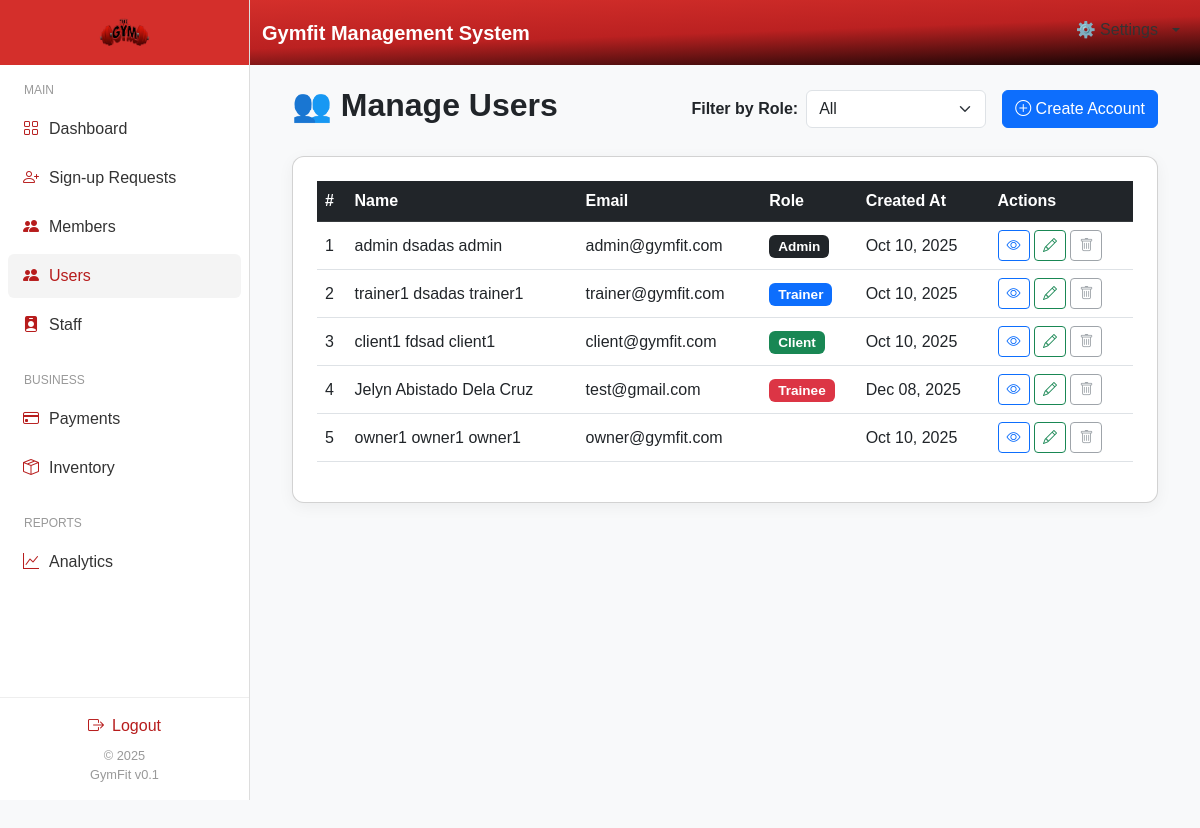
/dashboard/admin/users.php, run on the app's committed database.
### tables this page shows
CREATE TABLE `users` (
  `id` int(11) NOT NULL,
  `firstName` varchar(255) NOT NULL,
  `middleName` varchar(255) NOT NULL,
  `lastName` varchar(255) NOT NULL,
  `username` varchar(100) NOT NULL,
  `email` varchar(150) DEFAULT NULL,
  `contact` int(25) NOT NULL,
  `password` varchar(255) NOT NULL,
  `role` enum('admin','trainer','trainor','client','trainee','owner') NOT NULL DEFAULT 'client',
  `full_name` varchar(150) DEFAULT NULL,
  `avatar` varchar(255) DEFAULT NULL,
  `idImage` varchar(255) NOT NULL,
  `status` enum('active','inactive') DEFAULT 'active',
  `created_at` timestamp NOT NULL DEFAULT current_timestamp(),
  `active_status` enum('online','offline','busy') DEFAULT 'offline'
);

### dashboard/admin/users.php (the view, shortened to what this page needs)
<?php
include '../../db_connect.php';
$roleFilter = isset($_GET['role']) && $_GET['role'] !== 'all' ? $_GET['role'] : 'all';
try {
    if ($roleFilter === 'all') {
        $stmt = $conn->query("SELECT * FROM users ORDER BY role, lastName ASC");
    } else {
        $stmt = $conn->prepare("SELECT * FROM users WHERE role = ? ORDER BY lastName ASC");
        $stmt->bind_param("s", $roleFilter);
        $stmt->execute();
        $result = $stmt->get_result();
    }
    $users = $roleFilter === 'all' ? $stmt->fetch_all(MYSQLI_ASSOC) : $result->fetch_all(MYSQLI_ASSOC);
} catch (Exception $e) {
    die("Error: " . $e->getMessage());
}
?>
<!DOCTYPE html>
<html lang="en">
<head>
<link href="https://cdn.jsdelivr.net/npm/bootstrap@5.3.0/dist/css/bootstrap.min.css" rel="stylesheet">
<link href="https://cdn.jsdelivr.net/npm/bootstrap-icons@1.10.5/font/bootstrap-icons.css" rel="stylesheet">
</head>
<body>
<?php include 'includes/navbar.php'; ?>
<?php include 'includes/sidebar.php'; ?>
<div class="main-content">
  <div class="container-fluid">
    <div class="d-flex justify-content-between align-items-center mb-4">
      <h2 class="fw-bold">👥 Manage Users</h2>
      <div class="d-flex align-items-center gap-3">
        <form method="GET" class="d-flex align-items-center">
          <label class="me-2 fw-semibold">Filter by Role:</label>
          <select name="role" class="form-select" style="width:180px;" onchange="this.form.submit()">
            <option value="all" <?= $roleFilter === 'all' ? 'selected' : '' ?>>All</option>
          </select>
        </form>
        <button class="btn btn-primary" data-bs-toggle="modal" data-bs-target="#createUserModal">
          <i class="bi bi-plus-circle"></i> Create Account
        </button>
      </div>
    </div>
    <div class="card p-4">
      <?php if (empty($users)): ?>
        <p class="text-center text-muted py-5 mb-0">No users found for this role.</p>
      <?php else: ?>
      <div class="table-responsive">
        <table class="table table-hover align-middle">
          <thead class="table-dark">
            <tr>
              <th>#</th>
              <th>Name</th>
              <th>Email</th>
              <th>Role</th>
              <th>Created At</th>
              <th>Actions</th>
            </tr>
          </thead>
          <tbody>
            <?php $i = 1; foreach ($users as $user): ?>
            <tr>
              <td><?= $i++ ?></td>
              <td><?= htmlspecialchars(trim($user['firstName'].' '.$user['middleName'].' '.$user['lastName'])) ?></td>
              <td><?= htmlspecialchars($user['email']) ?></td>
              <td><span class="badge role-badge <?= htmlspecialchars($user['role']) ?>"><?= htmlspecialchars($user['role']) ?></span></td>
              <td><?= date("M d, Y", strtotime($user['created_at'] ?? 'now')) ?></td>
              <td>
                <button class="btn btn-sm btn-outline-primary viewBtn"
                  data-bs-toggle="modal" data-bs-target="#viewUserModal"
                  data-id="<?= $user['id'] ?>"
                  data-firstname="<?= htmlspecialchars($user['firstName']) ?>"
                  data-middlename="<?= htmlspecialchars($user['middleName']) ?>"
                  data-lastname="<?= htmlspecialchars($user['lastName']) ?>"
                  data-username="<?= htmlspecialchars($user['username']) ?>"
                  data-email="<?= htmlspecialchars($user['email']) ?>"
                  data-contact="<?= htmlspecialchars($user['contact']) ?>"
                  data-role="<?= htmlspecialchars($user['role']) ?>"
                  data-status="<?= htmlspecialchars($user['status']) ?>"
                  data-avatar="<?= htmlspecialchars($user['avatar']) ?>"
                  data-idimage="<?= htmlspecialchars($user['idImage']) ?>"
                  data-created="<?= $user['created_at'] ?>"
                >
                  <i class="bi bi-eye"></i>
                </button>
                <button class="btn btn-sm btn-outline-success editBtn"
                  data-bs-toggle="modal" data-bs-target="#editUserModal"
                  data-id="<?= $user['id'] ?>"
                  data-firstname="<?= htmlspecialchars($user['firstName']) ?>"
                  data-middlename="<?= htmlspecialchars($user['middleName']) ?>"
                  data-lastname="<?= htmlspecialchars($user['lastName']) ?>"
                  data-username="<?= htmlspecialchars($user['username']) ?>"
                  data-email="<?= htmlspecialchars($user['email']) ?>"
                  data-contact="<?= htmlspecialchars($user['contact']) ?>"
                  data-role="<?= htmlspecialchars($user['role']) ?>"
                  data-status="<?= htmlspecialchars($user['status']) ?>"
                  data-avatar="<?= htmlspecialchars($user['avatar']) ?>"
                  data-idimage="<?= htmlspecialchars($user['idImage']) ?>"
                >
                  <i class="bi bi-pencil"></i>
                </button>
                <?php if ($_SESSION['user']['role'] === 'admin'): ?>
    <a href="delete_acc.php?id=<?= $user['id'] ?>"
       class="btn btn-sm btn-outline-danger"
       onclick="return confirm('Are you sure you want to delete this account?')">
       <i class="bi bi-trash"></i>
    </a>
<?php else: ?>
    <button class="btn btn-sm btn-outline-secondary" disabled title="Only admin can delete">
        <i class="bi bi-trash"></i>
    </button>
<?php endif; ?>
              </td>
            </tr>
            <?php endforeach; ?>
          </tbody>
        </table>
      </div>
      <?php endif; ?>
    </div>
</div>
</body>
</html>

### dashboard/admin/includes/navbar.php (shortened to what this page needs)
<nav class="navbar navbar-expand-lg navbar-dark fixed-top" style="margin-left:250px; background: linear-gradient(178deg, #d42f2b, #bb2121, #0f0303);">
  <div class="container-fluid">
    <span class="navbar-brand fw-bold">Gymfit Management System</span>
    <div class="collapse navbar-collapse justify-content-end" id="navbarNav">
      <ul class="navbar-nav">
        <li class="nav-item dropdown">
          <a class="nav-link dropdown-toggle" href="#" id="settingsDropdown" role="button" data-bs-toggle="dropdown" aria-expanded="false">
            ⚙️ Settings
          </a>
        </li>
      </ul>
    </div>
  </div>
</nav>

### dashboard/admin/includes/sidebar.php (shortened to what this page needs)
<div class="sidebar">
  <div class="sidebar-content">
    <div class="sidebar-header">
      <img src="../../assets/_logo.png" alt="GymFit Logo">
    </div>
    <div class="p-2">
      <div class="nav-section">Main</div>
      <ul class="p-0">
        <li class="nav-item <?= basename($_SERVER['PHP_SELF']) == 'admin.php' ? 'active' : '' ?>">
          <a href="admin.php"><i class="bi bi-grid"></i> Dashboard</a>
        </li>
        <li class="nav-item <?= basename($_SERVER['PHP_SELF']) == 'signup_requests.php' ? 'active' : '' ?>">
          <a href="signup_requests.php"><i class="bi bi-person-plus"></i> Sign-up Requests</a>
        </li>
        <li class="nav-item <?= basename($_SERVER['PHP_SELF']) == 'members.php' ? 'active' : '' ?>">
          <a href="members.php"><i class="bi bi-people-fill"></i> Members</a>
        </li>
        <li class="nav-item <?= basename($_SERVER['PHP_SELF']) == 'users.php' ? 'active' : '' ?>">
          <a href="users.php"><i class="bi bi-people-fill"></i> Users</a>
        </li>
        <li class="nav-item <?= basename($_SERVER['PHP_SELF']) == 'staff.php' ? 'active' : '' ?>">
          <a href="staff.php"><i class="bi bi-person-badge-fill"></i> Staff</a>
        </li>
      </ul>
      <div class="nav-section">Business</div>
      <ul class="p-0">
        <li class="nav-item <?= basename($_SERVER['PHP_SELF']) == 'admin_payments.php' || basename($_SERVER['PHP_SELF']) == 'payments.php' ? 'active' : '' ?>">
          <a href="admin_payments.php"><i class="bi bi-credit-card"></i> Payments</a>
        </li>
        <li class="nav-item <?= basename($_SERVER['PHP_SELF']) == 'inventory.php' ? 'active' : '' ?>">
          <a href="inventory.php"><i class="bi bi-box-seam"></i> Inventory</a>
        </li>
      </ul>
      <div class="nav-section">Reports</div>
      <ul class="p-0">
        <li class="nav-item <?= basename($_SERVER['PHP_SELF']) == 'report.php' || basename($_SERVER['PHP_SELF']) == 'admin_reports.php' ? 'active' : '' ?>">
          <a href="admin_reports.php"><i class="bi bi-graph-up"></i> Analytics</a>
        </li>
      </ul>
    </div>
  </div>
  <div class="sidebar-footer">
    <a href="../../logout.php" class="logout-btn">
      <i class="bi bi-box-arrow-right"></i> Logout
    </a>
    <div class="footer-text">
      <div>© 2025</div>
      <div>GymFit v0.1</div>
    </div>
  </div>
</div>

### dashboard/admin/users.php (style rules this page uses)
body { font-family: "Poppins", sans-serif; background-color: #f8f9fa; overflow-x: hidden; }
.main-content { margin-left: 250px; margin-top: 56px; padding: 30px; min-height: 100vh; }
.card { border-radius: 12px; box-shadow: 0 4px 16px rgba(0,0,0,0.05); }
table { vertical-align: middle; }
.role-badge { text-transform: capitalize; font-size: 0.85rem; }
.role-badge.admin { background-color: #212529; }
.role-badge.trainer { background-color: #0d6efd; }
.role-badge.trainee { background-color: #dc3545; }
.role-badge.client { background-color: #198754; }

### dashboard/admin/includes/sidebar.php (style rules this page uses)
.sidebar { height: 100vh; width: 250px; background: #fff; border-right: 1px solid #ddd; position: fixed; top: 0; left: 0; display: flex; flex-direction: column; justify-content: space-between; transition: all 0.3s; z-index: 1000; }
.sidebar-header { background: #d42f2b; padding: 0.3rem; text-align: center; }
.sidebar-header img { width: 55px; border-radius: 50%; }
.nav-section { padding: 0.5rem 1rem; color: #999; font-size: 0.75rem; text-transform: uppercase; }
.nav-item { list-style: none; margin-bottom: 5px; }
.nav-item a { display: flex; align-items: center; gap: 10px; padding: 10px 15px; border-radius: 6px; color: #333; text-decoration: none; transition: 0.3s; }
.nav-item a i { font-size: 1rem; color: #b71c1c; }
.nav-item a:hover, .nav-item.active a { background-color: #f4f4f4; color: #b71c1c; }
.sidebar-footer { text-align: center; padding: 1rem; border-top: 1px solid #eee; }
.logout-btn { display: inline-flex; align-items: center; gap: 8px; color: #b71c1c; text-decoration: none; font-weight: 500; margin-bottom: 0.5rem; transition: 0.3s; }
.footer-text { font-size: 0.8rem; color: #999; }

### data on the page
users: firstName+middleName+lastName "admin dsadas admin", email "admin@gymfit.com", role "Admin", created_at "Oct 10, 2025"
users: firstName+middleName+lastName "trainer1 dsadas trainer1", email "trainer@gymfit.com", role "Trainer", created_at "Oct 10, 2025"
users: firstName+middleName+lastName "client1 fdsad client1", email "client@gymfit.com", role "Client", created_at "Oct 10, 2025"
users: firstName+middleName+lastName "Jelyn Abistado Dela Cruz", email "test@gmail.com", role "Trainee", created_at "Dec 08, 2025"
users: firstName+middleName+lastName "owner1 owner1 owner1", email "owner@gymfit.com", created_at "Oct 10, 2025"
